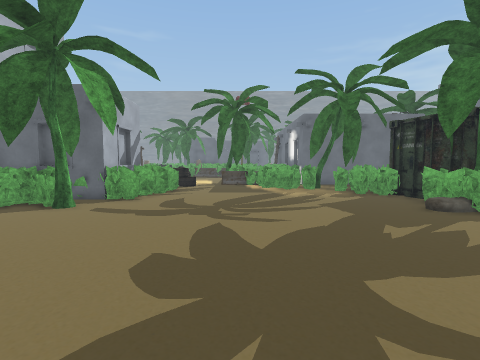
[1] (above)

24 first-person views from a walk through a scene from a Unity 3-D project. The camera is 1.4 m above the floor, tilts 4° down and sees 85° across. The floor is counted in squares, 1 m on a side. Each view is taken from the middle of a square. On the plan, view 1 faces up. The plan holds only what a view shows up to about 13 squares ahead; the rest is blank. The place goes on beyond the plan. Some surface patterns are stand-ins.

[2]
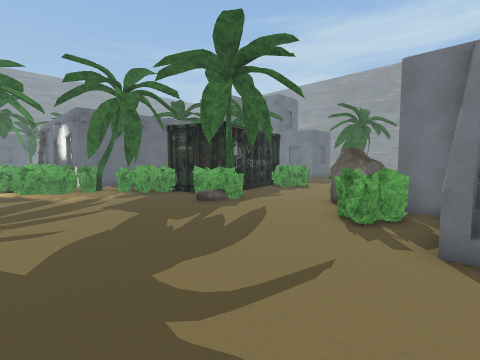

[3]
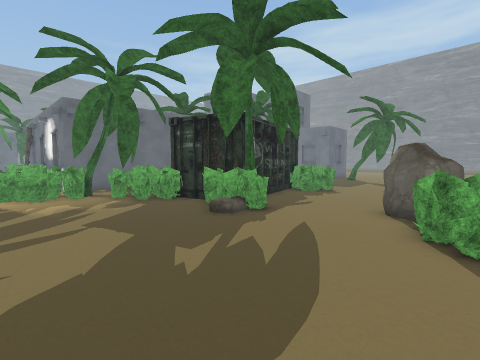

[4]
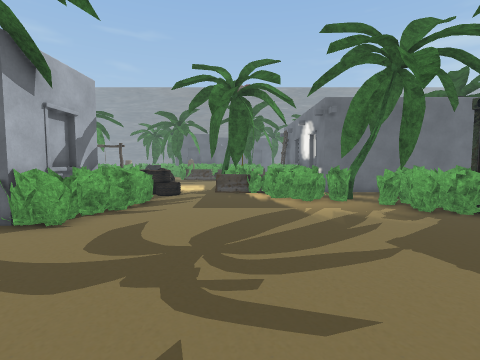

[5]
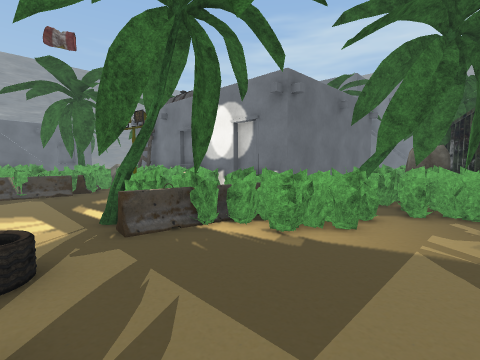

[6]
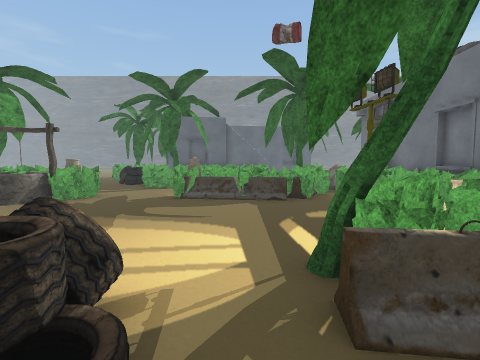

[7]
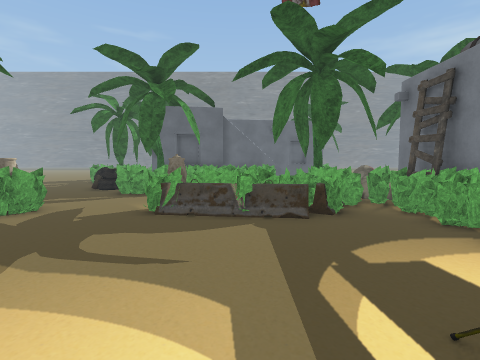

[8]
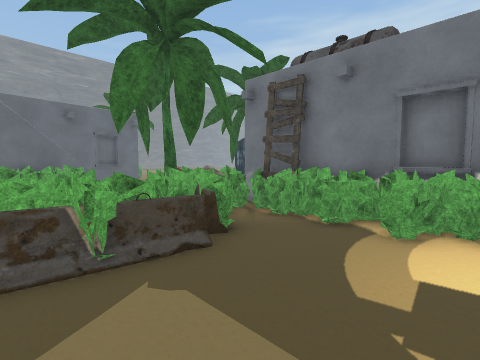

[9]
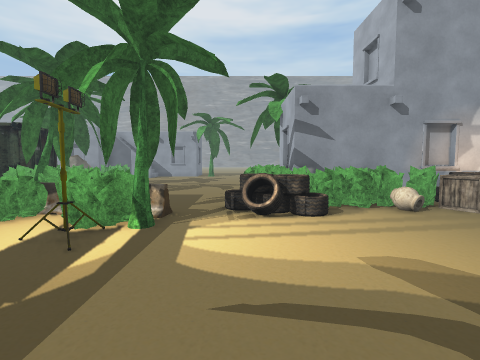

[10]
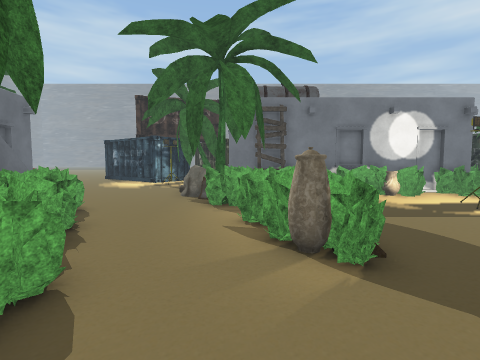

[11]
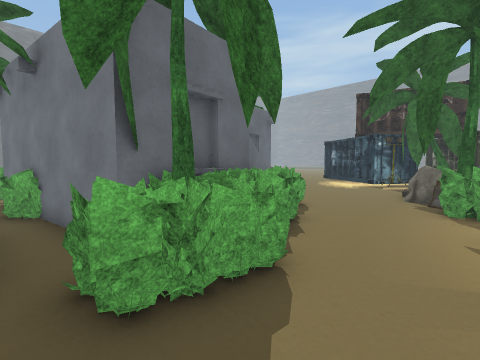

[12]
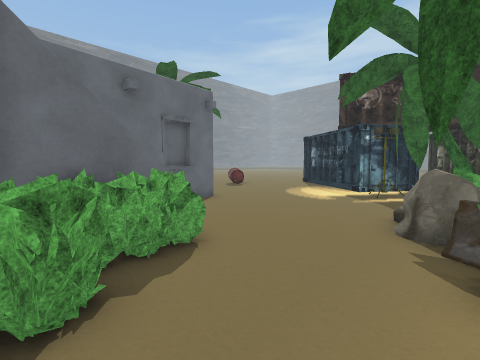

[13]
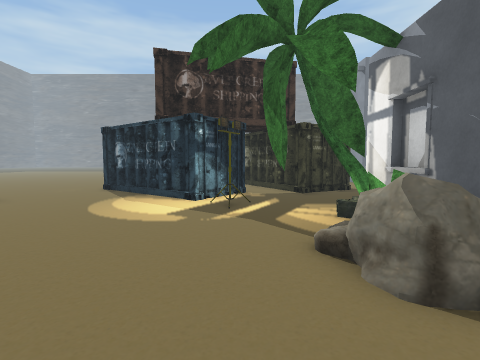

[14]
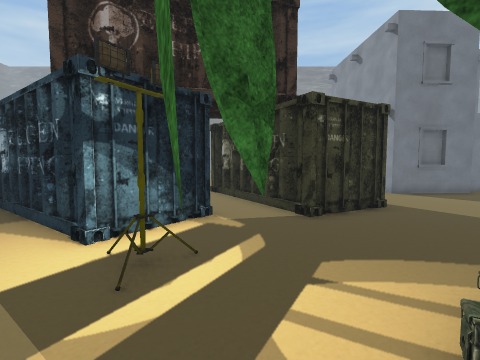

[15]
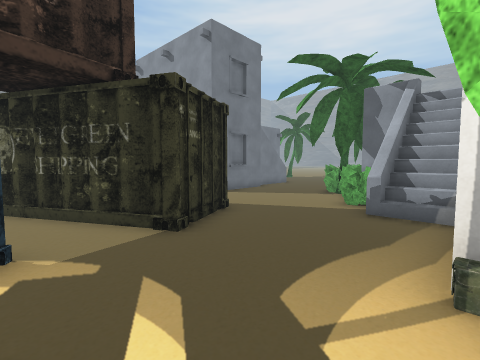

[16]
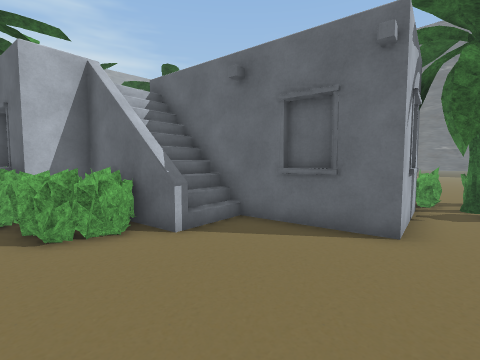

[17]
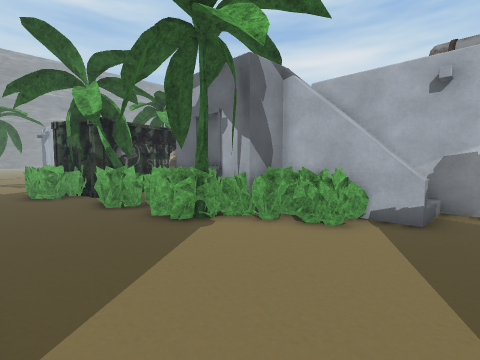

[18]
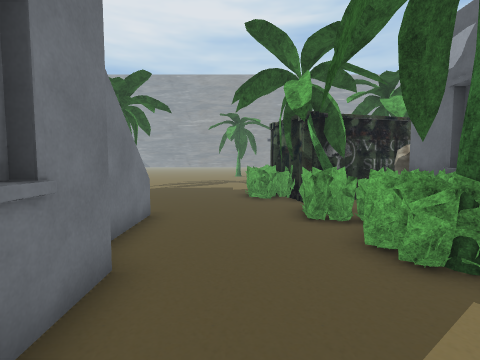

[19]
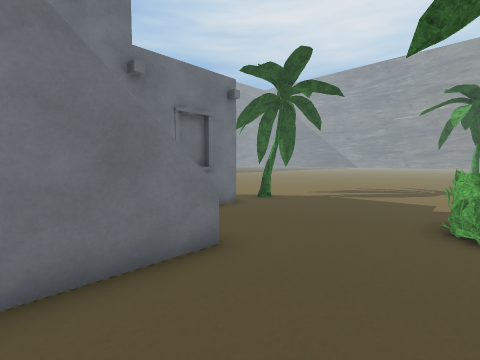

[20]
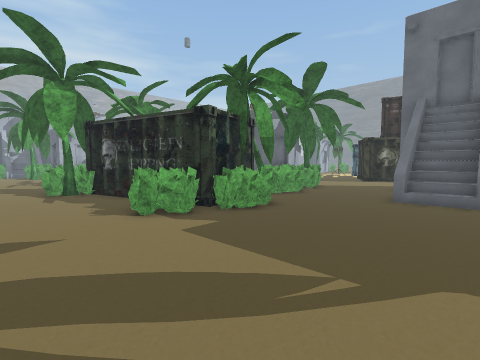

[21]
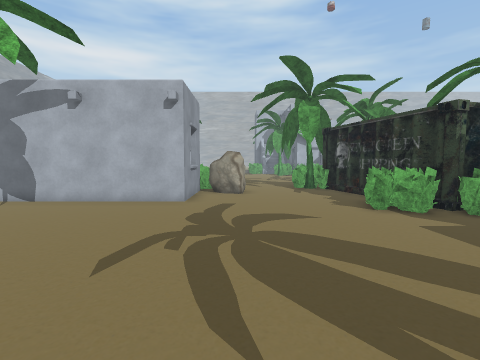

[22]
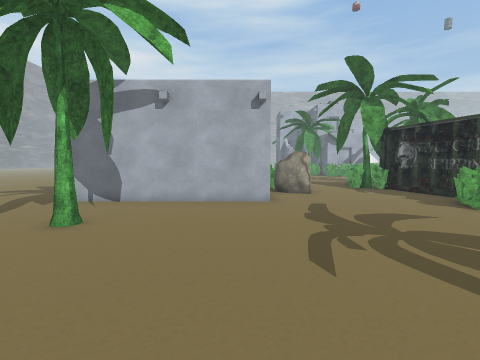

[23]
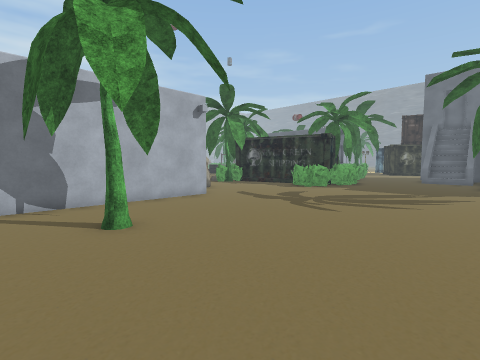

[24]
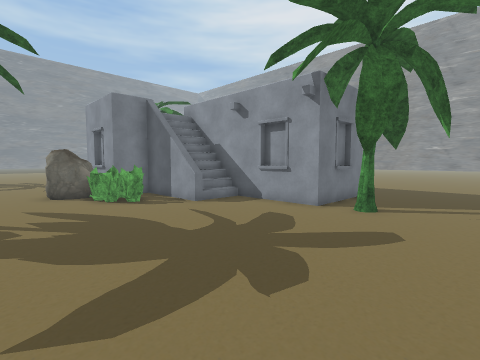

### Floor plan
Key: @ floor where view 1 was taken; # wall or solid block; . main floor; : floor 0.5 m higher than the main floor; / step, stairs or slope; = window, fence, low wall or low ledge; ≈ water the walk keeps out of; v drop or lower ground; O other object.
Columns run from 10 left of view 1 to 21 right of it. Each row starts with its distance up from view 1.
 38              O..   .....
 37    #         OO. .......
 36    #          O........#
 35   OO   OOOO#OO........##
 34   .O  OO  /..........##
 33  O.#      O..........#
 32    O O O OO.........##
 31    . OOOOOO.........##
 30 .O..   OO............##....#
 29 ...OOOOO........OO.......###
 28 ...OOO.....O.OOOO......###
 27  .........OO O:OO.....##
 26  .......O.OOOOOOO#....##
 25  #O..O#OOOOOOO O  .....#
 24  #O...OOOOOO.O O O....... .
 23 ≈O..........OOOOO#/O.......
 22 =............OOOOO OOO.....#
 21  .. ........OOO  O OOO.....#
 20     .........OO  O  OO.....#
 19    .........OOO  O OO O....###
 18   ........O..O#     OOOO...#
 17  .....=..OOOOOO    ##OO....O  O
 16 O.=..===.OOOOOOOOOO=O OO...OO O
 15 OOOOOO##..OOOO...      O....O/O
 14 =O   OO....OOOO.O      O......O
 13 ##     O....OOOOOOOOO.##.......#
 12        O.......OOOO### OOO.....#
 11       O........OOO     OOO......
 10    # OO..........#   ##OO......O
  9    OO...........OO####OOO.....OO
  8   OOOO..........OOO...OOO.......
  7 OO ..............O.............O
  6     ............................
  5      ...........................
  4       ............OOO...........
  3        .........OOOO............
  2        .........OOOOOv#.........
  1        ...........O   v.........
  0        ...@....OO O   v.........
 -1        ..#...../      v.........
 -2        ...O#OOOOOOO   v.........
 -3        ....O          v..O......
 -4        ....O          v........
 -5        ....#          #....... .

Where each view was taken, in squares from view 1:
view 1: 0 up, 0 right, facing up
view 2: 0 up, 0 right, facing up-right
view 3: 2 up, 1 right, facing up-right
view 4: 4 up, 0 right, facing up
view 5: 11 up, 3 left, facing up-right
view 6: 14 up, 2 left, facing up
view 7: 17 up, 2 left, facing up
view 8: 20 up, 3 left, facing up-right
view 9: 23 up, 3 left, facing down
view 10: 26 up, 8 left, facing right
view 11: 26 up, 8 left, facing up-right
view 12: 27 up, 3 left, facing up-right
view 13: 30 up, 0 right, facing right
view 14: 29 up, 5 right, facing right
view 15: 30 up, 7 right, facing down-right
view 16: 30 up, 5 right, facing up-left
view 17: 24 up, 16 right, facing down-left
view 18: 22 up, 15 right, facing down
view 19: 18 up, 14 right, facing down-right
view 20: 5 up, 20 right, facing up-left
view 21: 4 up, 21 right, facing left
view 22: 1 up, 21 right, facing left
view 23: 5 down, 21 right, facing up-left
view 24: 6 up, 3 left, facing down-right
